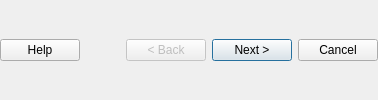
       <widget class="QWidget" name="widget" native="true">
        <property name="sizePolicy">
         <sizepolicy hsizetype="MinimumExpanding" vsizetype="Fixed">
          <horstretch>0</horstretch>
          <verstretch>0</verstretch>
         </sizepolicy>
        </property>
        <layout class="QHBoxLayout">
         <property name="spacing">
          <number>-1</number>
         </property>
         <property name="sizeConstraint">
          <enum>QLayout::SetMinimumSize</enum>
         </property>
         <property name="margin">
          <number>0</number>
         </property>
         <item>
          <widget class="QPushButton" name="cmdHelp">
           <property name="text">
            <string>Help</string>
           </property>
          </widget>
         </item>
         <item>
          <spacer>
           <property name="orientation">
            <enum>Qt::Horizontal</enum>
           </property>
           <property name="sizeHint" stdset="0">
            <size>
             <width>40</width>
             <height>20</height>
            </size>
           </property>
          </spacer>
         </item>
         <item>
          <widget class="QPushButton" name="cmdBack">
           <property name="enabled">
            <bool>false</bool>
           </property>
           <property name="text">
            <string>&lt; Back</string>
           </property>
          </widget>
         </item>
         <item>
          <widget class="QPushButton" name="cmdNext">
           <property name="text">
            <string>Next &gt;</string>
           </property>
           <property name="default">
            <bool>true</bool>
           </property>
          </widget>
         </item>
         <item>
          <widget class="QPushButton" name="cmdCancel">
           <property name="text">
            <string>Cancel</string>
           </property>
          </widget>
         </item>
        </layout>
       </widget>
